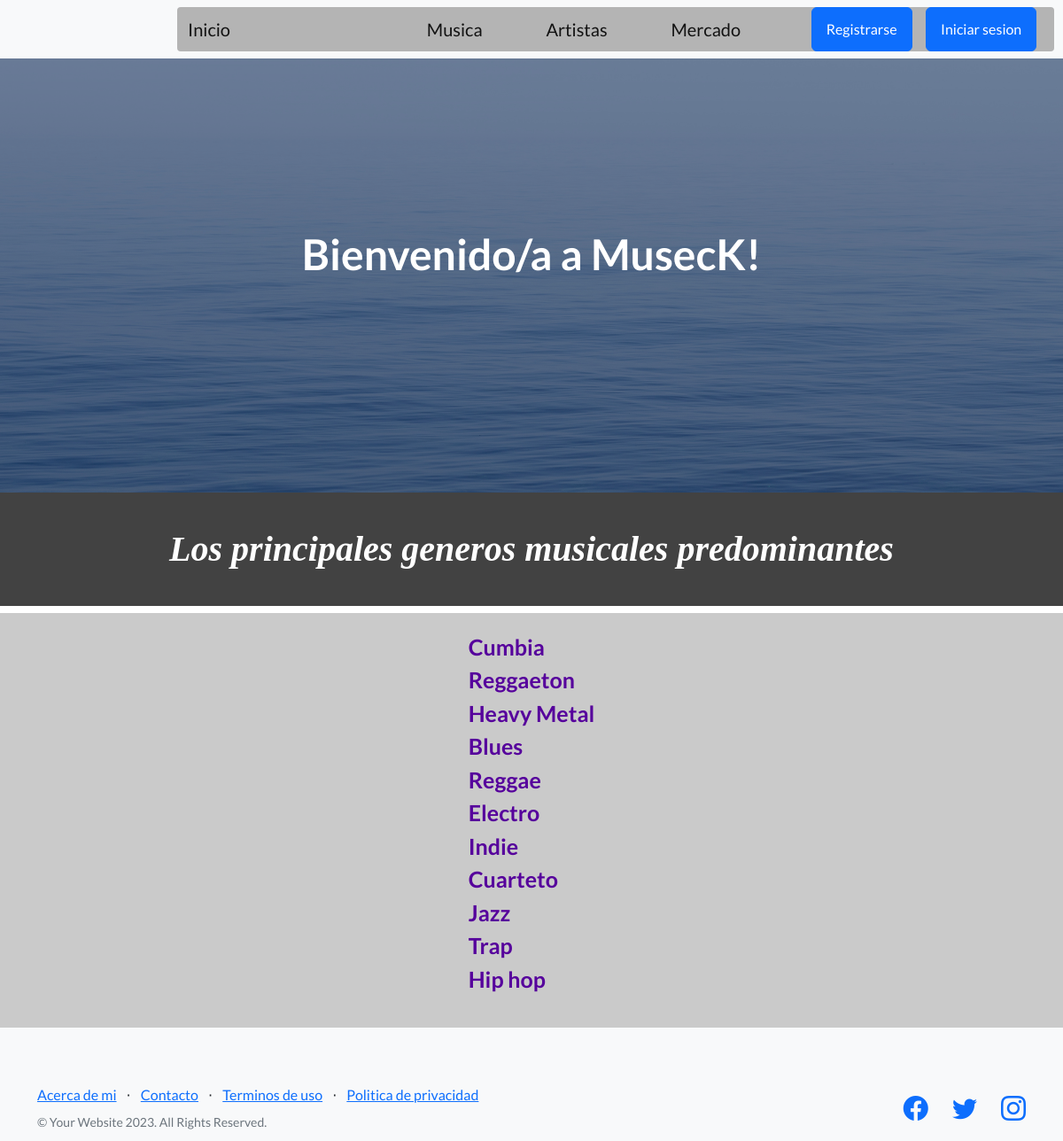
Before: /app-include/lista-generos/ with the older database file.
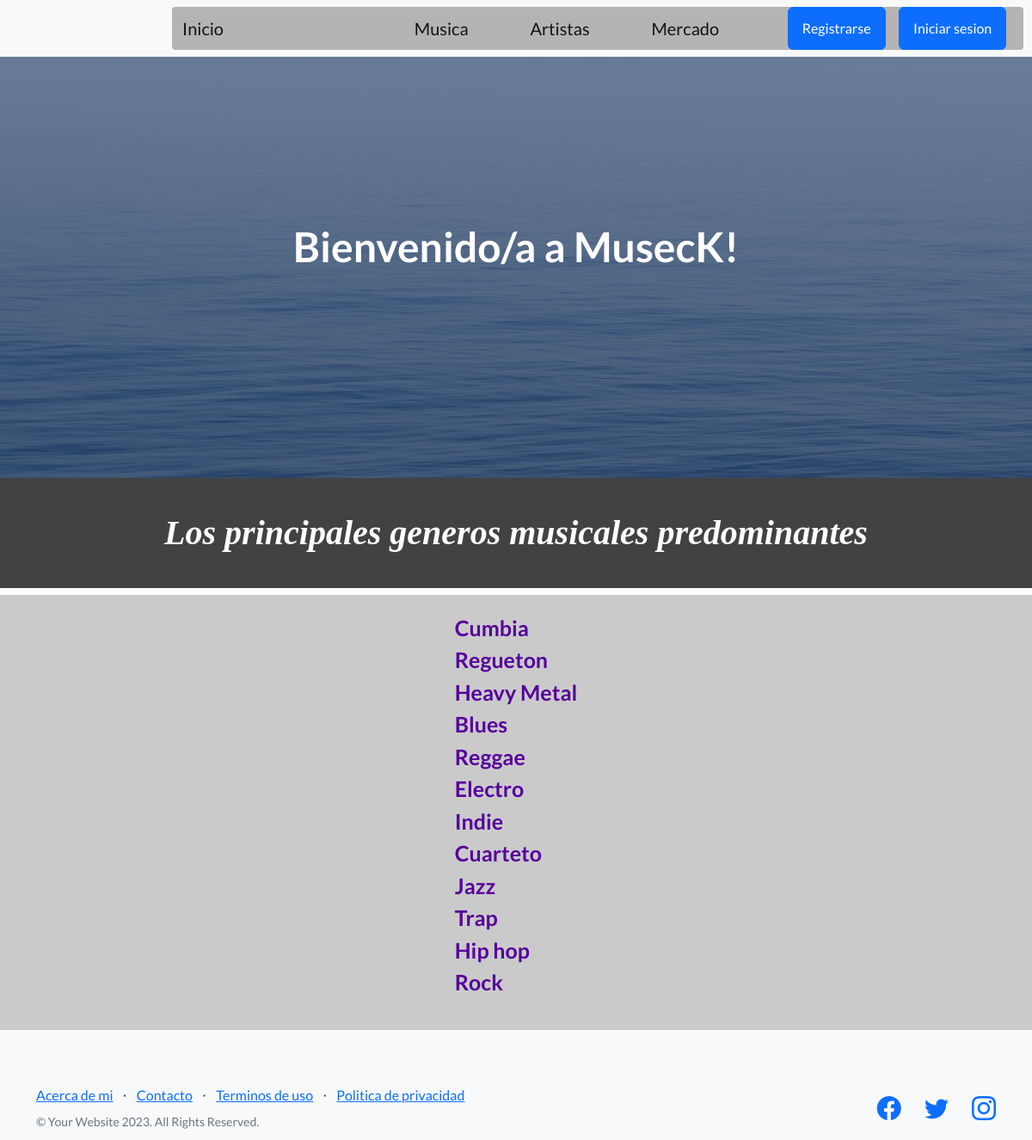
After: the same page with the newer database file.
### AppPrueba/models.py (models this page shows)
class Genero (models.Model):
    name = models.CharField(max_length=30)
    def __str__(self):
        return f"{self.name}"

### AppPrueba/views.py (the view)
# urls.py: path("lista-generos/", ListaGenero.as_view(), name = "ListaGeneros"),
class ListaGenero(ListView):
    model = Genero
    template_name = "list-genero.html"
    context_object_name = "generos"

### AppPrueba/templates/list-genero.html
{% extends "padre.html" %}
{% block contenido_variable %}
    <h1 id="mi-h1">
        Los principales generos musicales predominantes
    </h1>
    <div id="contenedor-general">
        <ul class="detalle-publicacion">
            {% for genero in generos %}
            <li>
                <a id="generos-links" href="{% url 'DetalleGeneros' genero.id %}">
                    {{genero}}
                </a>
            </li>
            {% endfor %}
        </ul>
    </div>
{% endblock contenido_variable %}

### AppPrueba/templates/padre.html (shortened to what this page needs)
<!DOCTYPE html>
<html lang="en">
    <head>
        {% load static %}
        <link href="https://cdn.jsdelivr.net/npm/bootstrap-icons@1.5.0/font/bootstrap-icons.css" rel="stylesheet" type="text/css" />
        <link href="{% static '/css/styles.css' %}" rel="stylesheet" />
        <link rel="stylesheet" href="{% static 'css/mi_estilo.css' %}"/>
    </head>
    <body>
        {% include 'navbar.html' %}
        <header class="masthead" id="mi_header">
            <div class="container position-relative">
                <div class="row justify-content-center">
                    <div class="col-xl-6">
                        <div class="text-center text-white">
                            <h1 class="mb-5">Bienvenido/a a MusecK!</h1>
                        </div>
                    </div>
                </div>
            </div>
        </header>
        {% block contenido_variable %}
        {% endblock contenido_variable %}
        <footer class="footer bg-light">
            <div class="container">
                <div class="row">
                    <div class="col-lg-6 h-100 text-center text-lg-start my-auto">
                        <ul class="list-inline mb-2">
                            <li class="list-inline-item"><a href="{% url 'AboutMe' %}">Acerca de mi</a></li>
                            <li class="list-inline-item">⋅</li>
                            <li class="list-inline-item"><a href="#!">Contacto</a></li>
                            <li class="list-inline-item">⋅</li>
                            <li class="list-inline-item"><a href="#!">Terminos de uso</a></li>
                            <li class="list-inline-item">⋅</li>
                            <li class="list-inline-item"><a href="#!">Politica de privacidad</a></li>
                        </ul>
                        <p class="text-muted small mb-4 mb-lg-0">&copy; Your Website 2023. All Rights Reserved.</p>
                    </div>
                    <div class="col-lg-6 h-100 text-center text-lg-end my-auto">
                        <ul class="list-inline mb-0">
                            <li class="list-inline-item me-4">
                                <a href="#!"><i class="bi-facebook fs-3"></i></a>
                            </li>
                            <li class="list-inline-item me-4">
                                <a href="#!"><i class="bi-twitter fs-3"></i></a>
                            </li>
                            <li class="list-inline-item">
                                <a href="#!"><i class="bi-instagram fs-3"></i></a>
                            </li>
                        </ul>
                    </div>
                </div>
            </div>
        </footer>
    </body>
</html>

### AppPrueba/templates/navbar.html
<nav class="navbar navbar-light bg-light static-top" id="navbar">
    <div class="container" id="mi_container">
        <div class="cont-inicio">
            <a class="navbar-brand" href="{% url 'Inicio' %}">Inicio</a>
        </div>
        <a class="navbar-brand" href="{% url 'ListaGeneros' %}">Musica</a>
        <a class="navbar-brand" href="{% url 'Artistas' %}">Artistas</a>
        <a class="navbar-brand" href="{% url 'Categorias' %}">Mercado</a>
        {% if user.is_authenticated %}
            <p>
                Sesion: {{user.username}}
            </p>
            {% if avatar %}
                <img src="{{url }}" alt="Avatar de {{ usuario.username }}">
            {% else %}
                <span>No hay avatar disponible</span>
            {% endif %}
            <a href="{% url 'EditarPerfil' %}">
                <button type="submit">Editar Perfil</button>
            </a>
            <form action="{% url 'LogoutUser' %}" method="post"> {% csrf_token %}
                <button type="submit">Salir</button>
            </form>
        {%else%}
            <div class="cont-login-register">
                <a class="btn btn-primary" href="{% url 'Registro' %}">Registrarse</a>
                <a class="btn btn-primary" href="{% url 'IniciarSesion' %}">Iniciar sesion</a>
            </div>
        {% endif %}
    </div>
</nav>

### AppPrueba/static/css/mi_estilo.css (style rules this page uses)
.cont-inicio { margin-right: 150px; }
#navbar { background: rgb(173, 137, 137); }
#mi_container { background: rgb(180, 180, 180); margin: 0 10px 0 200px; display: flex; flex-flow: row; border-radius: 4px; }
.cont-login-register { width: 270px; display: flex; flex-direction: row; justify-content: space-around; }
.footer { width: 100%; height: 50px; padding: 0px; margin: 0; }
#mi-h1 { font-style: italic; font-family: 'Times New Roman', Times, serif; color: rgb(255, 255, 255); padding: 40px; background-color: rgb(66, 66, 66); display: flex; flex-flow: row; justify-content: center; }
#contenedor-general { background: rgb(202, 202, 202); display: flex; flex-wrap: row wrap; justify-content: space-evenly; padding: 20px; }
.detalle-publicacion { list-style-type: none; padding: 0; }
#generos-links { font-size: 25px; font-weight: 600; color: rgb(86, 0, 156); text-decoration: none; }

Changed rows visible on the page:
changed Genero: name "Reggaeton" → "Regueton"
added Genero: name "Rock"
